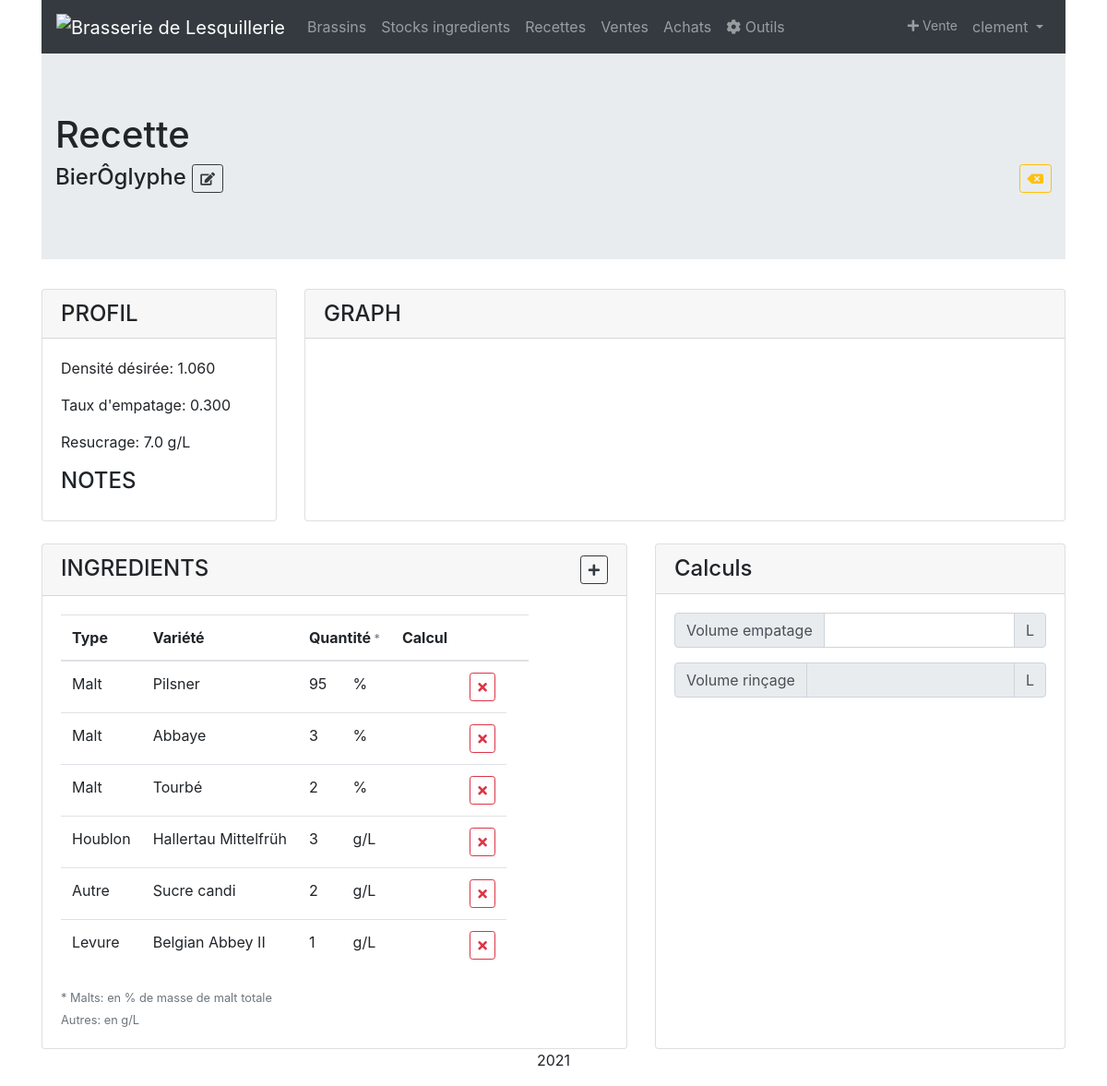
The app's page /brasserie/recettes/4/ (signed in) with its own data.
### brassin/models.py (models this page shows, shortened)
class Recette(models.Model):
	nom = models.CharField(max_length=30)
	type_biere = models.CharField(blank=True,null=True,max_length=30)
	densite_desire = models.DecimalField(blank=True,null=True, max_digits=4, decimal_places=3)
	taux_empatage =  models.DecimalField(max_digits=4, decimal_places=3,default=0.3)
	resucrage = models.DecimalField(blank=True,null=True, max_digits=3, decimal_places=1,default=7)
	notes = models.TextField(blank=True,null=True)
	etiquette = models.ImageField(upload_to = 'recettes',blank=True,null=True)
	class Meta:
		verbose_name = "Recette"
		ordering = ['id']

class RecetteIngredient(models.Model):
	recette = models.ForeignKey(Recette, on_delete=models.CASCADE)
	ingredient = models.ForeignKey(Ingredient, on_delete=models.CASCADE)
	quantite = models.DecimalField(null=True,max_digits=8,decimal_places=4)
	temps_infusion = models.TimeField(blank=True,null=True,default="01:30:00")

class Ingredient(models.Model):
	INGREDIENT_TYPE = [('Malt','Malt'),('Houblon','Houblon'),('Levure','Levure'),('Autre','Autre'),]
	type_ingredient = models.CharField(null=True,max_length=30,choices=INGREDIENT_TYPE,default='Autre')
	variete = models.CharField(max_length=30)
	prix_kg = models.DecimalField(null=True, max_digits=5, decimal_places=2)
	acide_alpha = models.DecimalField(blank=True,null=True, max_digits=4, decimal_places=2)
	ebc_min = models.DecimalField(blank=True,null=True, max_digits=4, decimal_places=0)
	ebc_max = models.DecimalField(blank=True,null=True, max_digits=4, decimal_places=0)
	attenuation_min = models.DecimalField(blank=True,null=True, max_digits=2, decimal_places=0)
	attenuation_max = models.DecimalField(blank=True,null=True, max_digits=2, decimal_places=0)
	description = models.TextField(blank=True,null=True)
	@property
	def stock(self):
		achat_sum = Achat.objects.filter(ingredient=self.id).aggregate(Sum('quantite')).get('quantite__sum',0.00) if Achat else 0.00
		brassin_sum = BrassinIngredient.objects.filter(ingredient=self.id).aggregate(Sum('quantite')).get('quantite__sum',0.00) if BrassinIngredient else 0.00
		if not achat_sum:
			return brassin_sum
		if not brassin_sum:
			return achat_sum
		return achat_sum - brassin_sum
	@property
	def unite(self):
	    if self.type_ingredient=="Malt":
	        return "%"
	    else:
	        return "g/L"
	class Meta:
		verbose_name = "Ingredient"
		ordering = ['type_ingredient']

### brassin/views.py (the view)
# urls.py: path('recettes/<int:id>/', views.RecetteConsult, name='recette_consult'),
@login_required
def RecetteConsult(request, id):
	r = get_object_or_404(Recette, id=id)
	ri = RecetteIngredient.objects.all().filter(recette=r)
	dataset_chart_recette = Brassin.objects.all().filter(recette=r).exclude(densite_initiale__isnull=True).values('id','date_brassin', 'densite_initiale','densite_finale')
	return render(request, 'brassin/recette_consulter.html', {'recette': r,'recette_ingredient':ri,'dataset_chart_recette':dataset_chart_recette})

### brassin/templates/brassin/recette_consulter.html (shortened to what this page needs)
{% extends 'base.html' %}
{% load static %}
{% block content %}
<div class="jumbotron jumbotron-fluid">
    <div class="container">
      	<h1>Recette</h1>
      	<h4>{{ recette.nom }}
			<a class="btn btn-outline-dark btn-sm" href="{% url 'recette_update' recette.id %}"><i class="fas fa-edit"></i></a>
			<a class="btn btn-outline-warning btn-sm float-right" href="{% url 'recettes_list' %}"><i class="fas fa-backspace"></i></a>
		</h4>
    </div>
</div>
<div class="row ">
	<div class="col-sm-3">
		<div class="card h-100">
		  <h4 class="card-header">PROFIL</h4>
		  <div class="card-body">
		  	<p>Densité désirée: {{recette.densite_desire}}</p>
		  	<p>Taux d'empatage: {{recette.taux_empatage}}</p>
		  	<p>Resucrage: {{recette.resucrage}} g/L</p>
		  	<h4>NOTES</h4>
		  </div>
		</div>
	</div>
	<div class="col-sm-9">
		<div class="card h-100">
		  <h4 class="card-header">GRAPH</h4>
		  <div class="card-body">
		  </div>
		</div>
	</div>
</div>
<br/>
<div class="row ">
	<div class="col-sm-7">
		<div class="card h-100">
		  <h4 class="card-header">INGREDIENTS<a class="btn btn-outline-dark btn-sm float-right" href="{% url 'recette_ingredient_add' recette.id %}"><i class="fas fa-plus"></i></a></h4>
		  <div class="card-body">
			<table class="table table-hover table-responsive" id="table_ing_recette">
				<thead>
				    <tr><th>Type</th><th>Variété</th><th colspan=2 >Quantité<small class="text-muted"> *</small></th></th><th>Calcul</th><th></th><th></th></tr>
				</thead>
				<tbody>
					{% for ingredient in recette_ingredient.all %}
					<tr>
						<td>{{ ingredient.ingredient.type_ingredient }}</td>
						<td><a data-toggle="tooltip" title="{{ ingredient.ingredient.stock |floatformat:'0'}} kg">{{ ingredient.ingredient.variete }}</a></td>
						<td> {{ ingredient.quantite|floatformat}} </td>
						<td>{{ ingredient.ingredient.unite }}</td>
						<td></td>
						<td><a class="btn btn-outline-danger btn-sm" href="{{ request.get_full_path }}delete-ingredient-{{ingredient.id}}"><i class="fas fa-times"></i></a></td>
					</tr>
					{% empty %}
				    <tr>
				        <td colspan="6" class="text-center bg-warning">Pas encore d'ingredient.</td>
				    </tr>
					{% endfor %}
				</tbody>
			</table>
			<small class="text-muted">* Malts: en % de masse de malt totale </small><br/>
			<small class="text-muted">  Autres: en g/L </small>
		  </div>
		</div>
	</div>
	<div class="col-sm-5">
		<div class="card h-100">
		  <h4 class="card-header">Calculs</h4>
		  <div class="card-body">
		    <div class="input-group mb-3">
              <div class="input-group-prepend">
                <span class="input-group-text">Volume empatage</span>
              </div>
              <input name="volume_empatage_desire" id="volume_empatage_desire" class="form-control">
              <div class="input-group-append">
                <span class="input-group-text">L</span>
              </div>
            </div>
            <div class="input-group mb-3">
              <div class="input-group-prepend">
                <span class="input-group-text">Volume rinçage</span>
              </div>
              <input name="volume_rincage_dreches" id="volume_rincage_dreches" class="form-control" disabled>
              <div class="input-group-append">
                <span class="input-group-text">L</span>
              </div>
            </div>
            </div>
		  </div>
		</div>
	</div>
</div>
{% endblock %}

### templates/base.html (shortened to what this page needs)
{% load static %}
<!DOCTYPE html>
<html lang="fr">
  <head>
    <link rel="stylesheet" href="https://use.fontawesome.com/releases/v5.7.0/css/all.css">
    <link rel="stylesheet" href="https://maxcdn.bootstrapcdn.com/bootstrap/4.0.0/css/bootstrap.min.css">
    <link rel="stylesheet" type="text/css" href="https://cdn.datatables.net/1.10.24/css/dataTables.bootstrap4.min.css"/>
  </head>
  <body>
    <div class="container">
      <nav class="navbar navbar-expand-sm bg-dark navbar-dark sticky-top bg-faded">
        <a class="navbar-brand" href="{% url 'home' %}"><img src="" alt="{{ user.profile.brasserie }}" href="{% url 'home' %}"></a>
        <div class="collapse navbar-collapse" id="collapsibleNavbar">
          <ul class="navbar-nav">
            <li class="nav-item">
              <a class="nav-link" href="{% url 'brassin_list' %}">Brassins</a>
            </li>
            <li class="nav-item">
              <a class="nav-link" href="{% url 'ingredients_list' %}">Stocks ingredients</a>
            </li>
            <li class="nav-item">
              <a class="nav-link" href="{% url 'recettes_list' %}">Recettes</a>
            </li>
            <li class="nav-item">
              <a class="nav-link" href="{% url 'ventes_list' %}">Ventes</a>
            </li>
            <li class="nav-item">
              <a class="nav-link" href="{% url 'achats_list' %}">Achats</a>
            </li>
            <li class="nav-item">
              <a class="nav-link" href="{% url 'outils' %}"><i class="fa fa-cog" aria-hidden="true"></i>   Outils</a>
            </li>
          </ul>
          <ul class="navbar-nav ml-auto">
            <li class="nav-item">
              <a class="nav-link btn-outline-info btn-sm" href="{% url 'vente_create' %}"><i class="fas fa-plus"></i>  Vente</a>
            </li>
            <li class="nav-item dropdown">
              <a class="nav-link dropdown-toggle" href="#" id="navbardrop" data-toggle="dropdown">
                {% if user.is_authenticated %}
                  {{ user.get_username }}
                {% endif %}
              </a>
            </li>
          </ul>
        </div>
      </nav>
      {% block content %}
      {% endblock %}
      <footer class="container-fluid bg-4 text-center">
          <p>2021</p>
      </footer>
  </body>
</html>

### records on screen
Recette: nom "BierÔglyphe", densite_desire "1.060", taux_empatage "0.300", resucrage "7.0"
RecetteIngredient: ingredient.type_ingredient "Malt", ingredient.variete "Pilsner", quantite "95", ingredient.unite "%"
RecetteIngredient: ingredient.type_ingredient "Malt", ingredient.variete "Abbaye", quantite "3", ingredient.unite "%"
RecetteIngredient: ingredient.type_ingredient "Malt", ingredient.variete "Tourbé", quantite "2", ingredient.unite "%"
RecetteIngredient: ingredient.type_ingredient "Houblon", ingredient.variete "Hallertau Mittelfrüh", quantite "3", ingredient.unite "g/L"
RecetteIngredient: ingredient.type_ingredient "Autre", ingredient.variete "Sucre candi", quantite "2", ingredient.unite "g/L"
RecetteIngredient: ingredient.type_ingredient "Levure", ingredient.variete "Belgian Abbey II", quantite "1", ingredient.unite "g/L"

### other values on screen
{{ user.get_username }} "clement"
